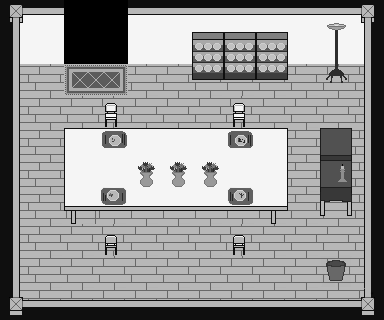

Rendered tile map (Tiled .tmx) drawn with the repository's tilesets; below, a short description and the map source with its tile grids summarised:
An orthogonal 12x10 tile map with 32x32 px tiles, 1 tile layer (Tile Layer 1).

<map version="1.0" orientation="orthogonal" width="12" height="10" tilewidth="32" tileheight="32">
 <tileset firstgid="1" name="dining room" tilewidth="32" tileheight="32">
  <image source="dining room.png" width="288" height="256" />
 </tileset>
 <layer name="Tile Layer 1" width="12" height="10">
  <data>[120 cells, 120 non-empty, 41 distinct tile ids]</data>
 </layer>
</map>
